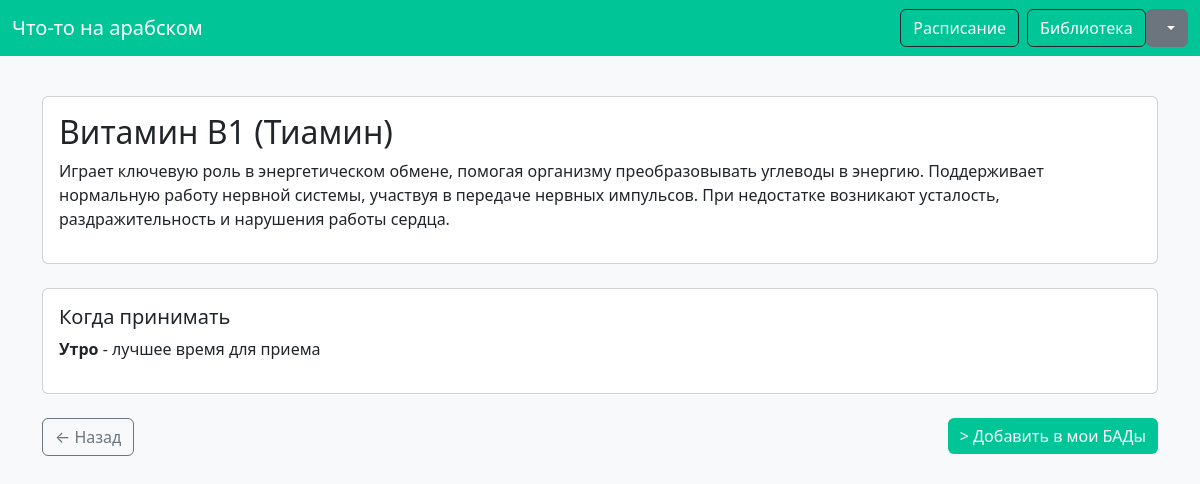
/api/2/library/2, run on the app's committed database.
### models.py (models this page shows)
class Supplements(db.Model):
    id = db.Column(db.Integer, primary_key=True)
    name = db.Column(db.String(100), nullable=False)
    description = db.Column(db.String(1000), nullable=False, default=False)
    time = db.Column(db.String(80), nullable=False)

### app.py (the view)
@app.route('/api/<int:user_id>/library/<int:sup_id>', methods=['GET'])
def get_supplement(user_id, sup_id):
    supplement = Supplements.query.get_or_404(sup_id)
    return render_template('text.html',
                         supplement=supplement,
                         user_id=user_id)

### templates/text.html
{% extends 'base.html' %}
{% block content %}
<body class="bg-light">
    <div class="container py-4">
        {% if supplement %}
            <div class="card mb-4">
                <div class="card-body">
                    <h2 class="card-title">{{ supplement.name }}</h2>
                    <div class="card-text">
                            <p>{{ supplement.description }}</p>
                    </div>
                </div>
            </div>
         <div class="card mb-4">
            <div class="card-body">
                <h5 class="card-title">Когда принимать</h5>
                <p>
                    {% if supplement.time == 'MORNING' %}
                        <strong>Утро</strong> - лучшее время для приема
                    {% elif supplement.time == 'NOON' %}
                        <strong>День</strong> - оптимальное время
                    {% elif supplement.time == 'AFTERNOON' %}
                        <strong>После полудня</strong> - рекомендуемое время
                    {% else %}
                        <strong>Вечер</strong> - предпочтительное время
                    {% endif %}
                </p>
            </div>
        </div>
            <div class="d-flex justify-content-between">
                <a href="/api/{{ user_id }}/library" class="btn btn-outline-secondary">
                    ← Назад
                </a>
                <form method="post" action="/api/{{ user_id }}/library/{{ supplement.id }}">
                    <button class="btn" style="background-color: #00C597; color: white; border: none;">>
                        Добавить в мои БАДы
                    </button>
                </form>
            </div>
        {% else %}
            <div class="alert alert-danger">
                БАД не найден
            </div>
        {% endif %}
    </div>
</body>
{% endblock %}

### data on the page
Supplements: name "Витамин B1 (Тиамин)", description "Играет ключевую роль в энергетическом обмене, помогая организму преобразовывать углеводы в энергию. Поддерживает нормальную работу нервной системы, участвуя в передаче нервных импульсов. При недостатке возникают усталость, раздражительность и нарушения работы сердца."
